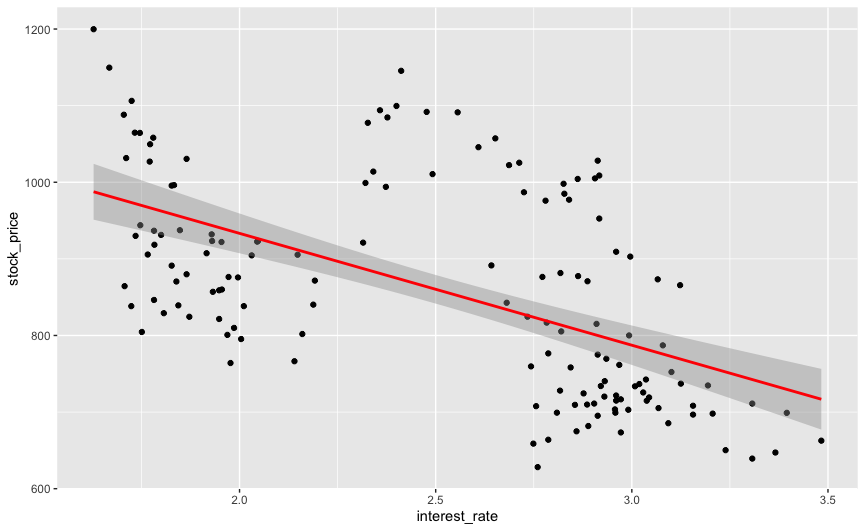

The R source for this figure:
data1=read.csv("https://github.com/tianpujia/RISK/blob/main/TSLA-market.csv")
lm1 = lm(formula=stock_price~interest_rate, data = data1)
summary(lm1)

FitWithConfidencePlots <- function(
    formula,
    dataset){
  fit_coef = lm(formula, dataset)
  return(fit_coef$coefficients[[1]])
}

FitWithConfidencePlots(stock_price~interest_rate,data1)

MeanAbsoluteError <- function(linearModel){
  average=mean(abs(linearModel$residuals))
  return(average)
}

MeanAbsoluteError(lm1)

library(ggplot2)
plot1=ggplot(data1, aes(x = interest_rate, y = stock_price)) + 
  geom_point() +
  stat_smooth(method = "lm", col = "red")
